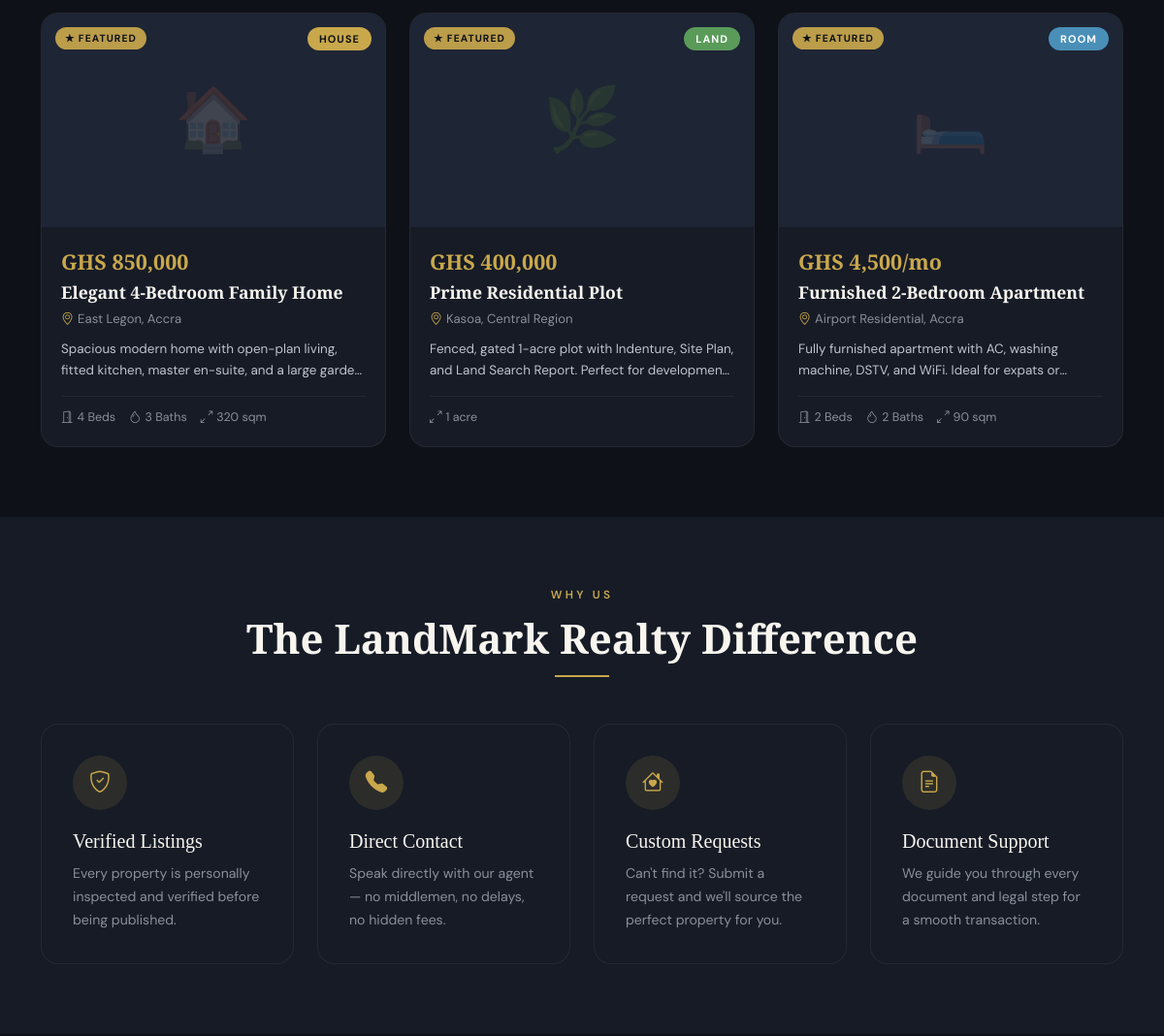
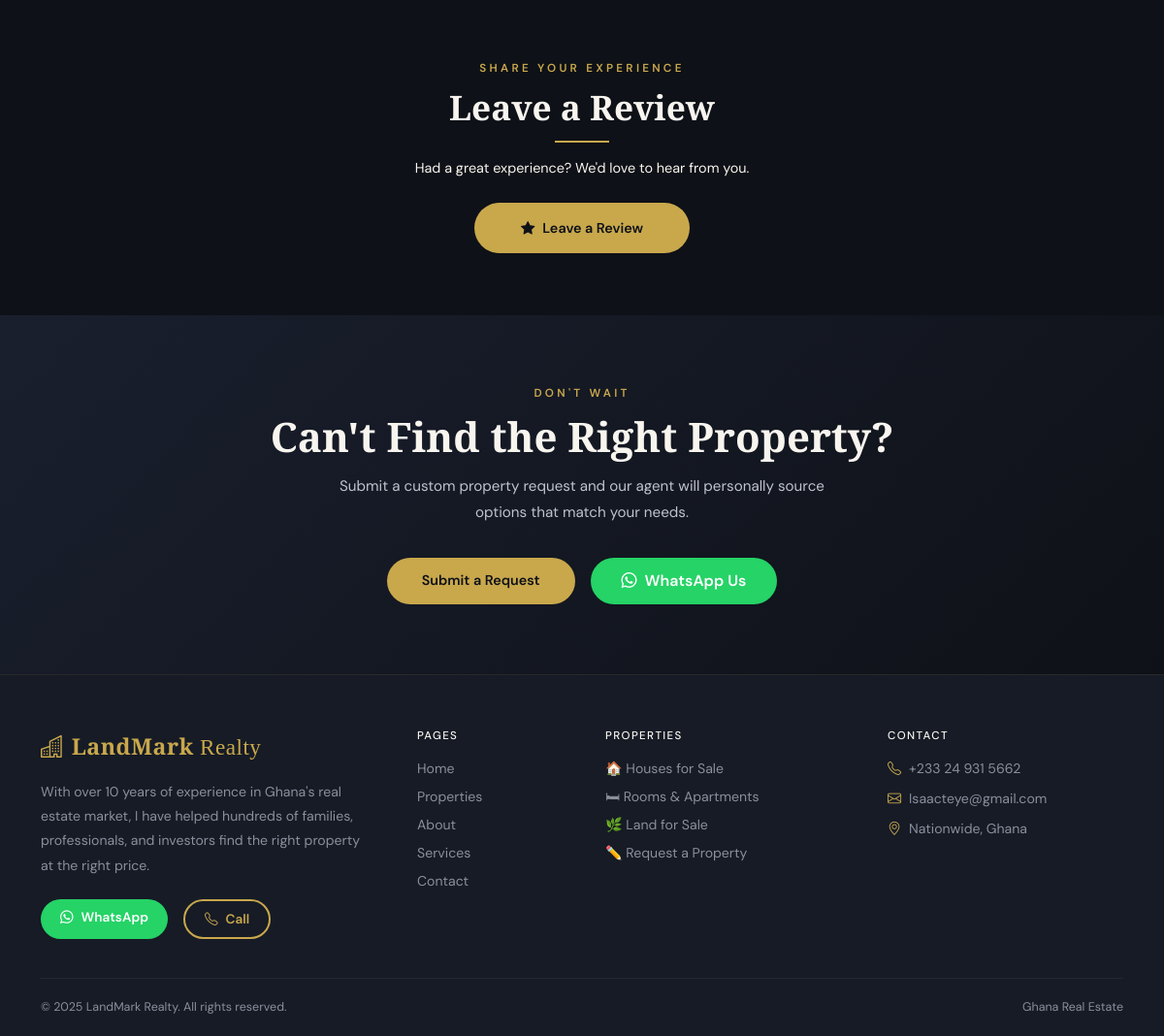
The app's page / (lower part), older data (2 pictures, top to bottom).
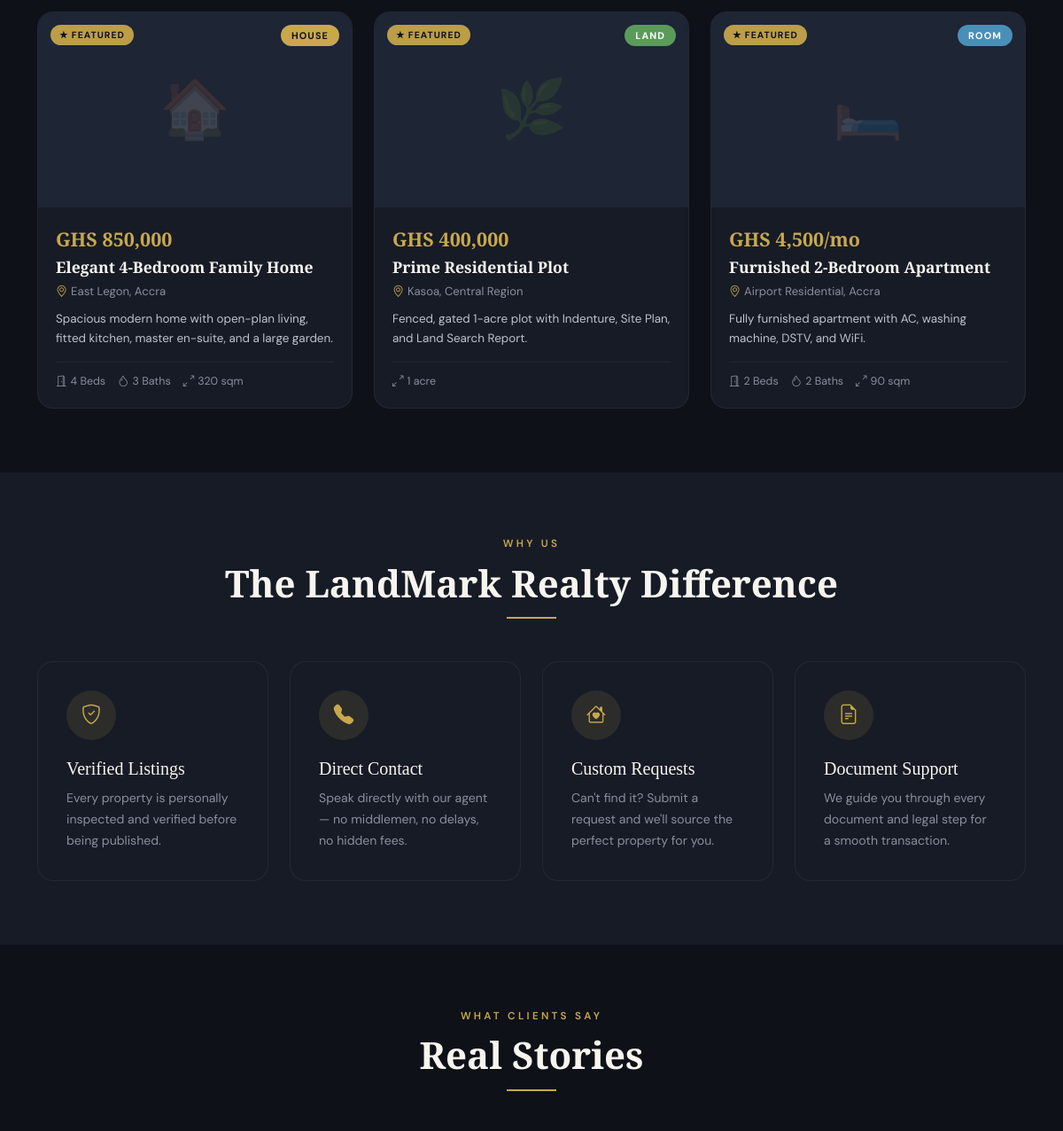
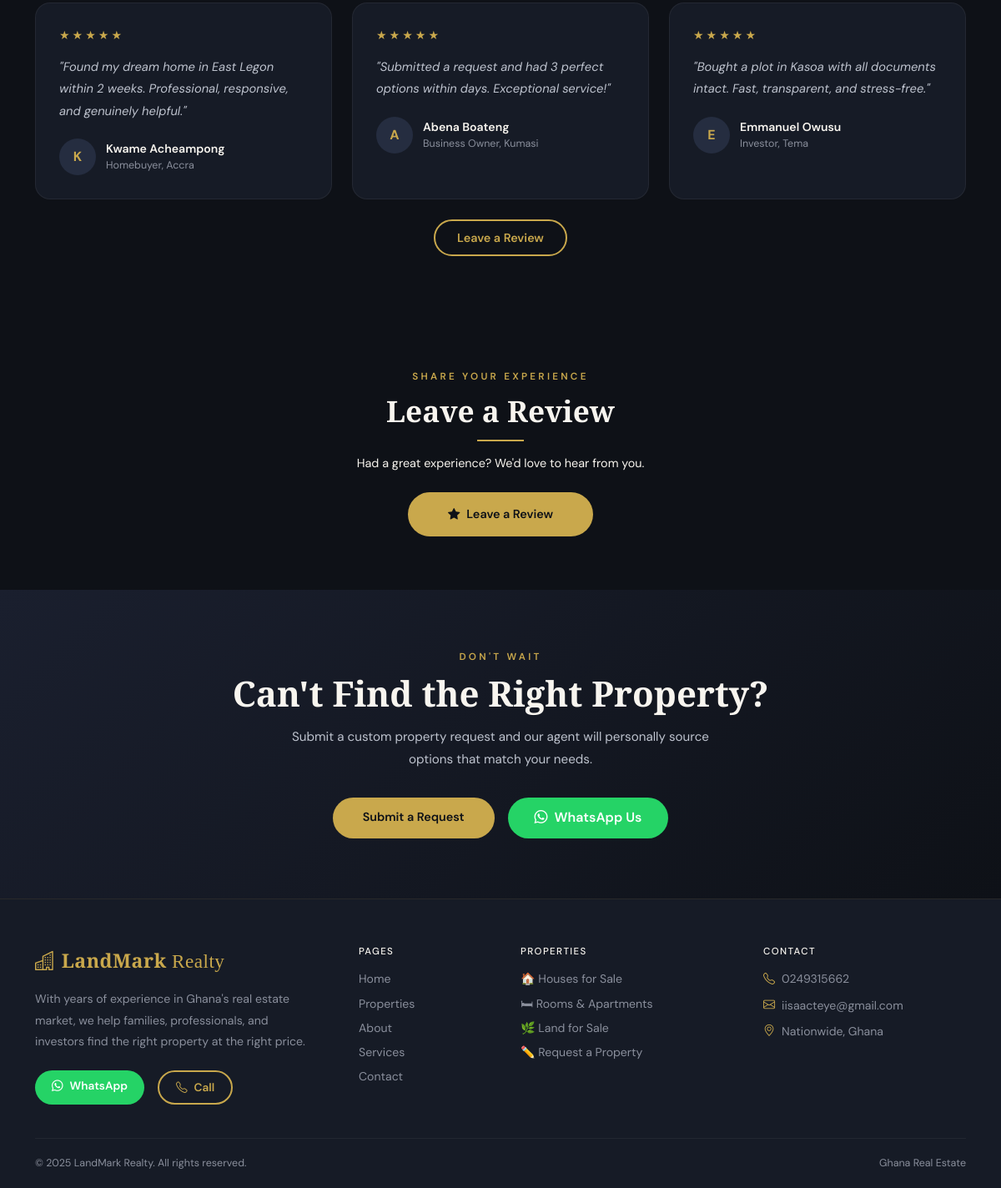
The same page, newer data (2 pictures, top to bottom).
### tables this page shows
CREATE TABLE listings (
            id          INTEGER PRIMARY KEY AUTOINCREMENT,
            type        TEXT NOT NULL DEFAULT 'house',
            title       TEXT NOT NULL,
            description TEXT,
            price       TEXT,
            location    TEXT,
            bedrooms    INTEGER,
            bathrooms   INTEGER,
            size        TEXT,
            land_use    TEXT,
            land_docs   TEXT,
            status      TEXT NOT NULL DEFAULT 'available',
            featured    INTEGER NOT NULL DEFAULT 0,
            created_at  TEXT NOT NULL DEFAULT (datetime('now'))
        );

CREATE TABLE settings (
            key   TEXT PRIMARY KEY,
            value TEXT
        );

CREATE TABLE reviews (
            id         INTEGER PRIMARY KEY AUTOINCREMENT,
            name       TEXT NOT NULL,
            location   TEXT,
            rating     INTEGER NOT NULL DEFAULT 5,
            body       TEXT NOT NULL,
            approved   INTEGER NOT NULL DEFAULT 0,
            created_at TEXT NOT NULL DEFAULT (datetime('now'))
        );

### app.py (the view)
@app.route('/')
def index():
    db = get_db()
    featured     = [listing_to_dict(r) for r in db.execute("SELECT * FROM listings WHERE featured=1 AND status='available' ORDER BY created_at DESC LIMIT 6").fetchall()]
    total_active = db.execute("SELECT COUNT(*) FROM listings WHERE status='available'").fetchone()[0]
    reviews      = db.execute("SELECT * FROM reviews WHERE approved=1 ORDER BY created_at DESC LIMIT 6").fetchall()
    return render_template('index.html', featured=featured, total_active=total_active,
                           agent=get_agent(), reviews=reviews)

### app.py (called while the page is built)
def get_db():
    if 'db' not in g:
        g.db = sqlite3.connect(DATABASE)
        g.db.row_factory = sqlite3.Row
        g.db.execute("PRAGMA journal_mode=WAL")
        g.db.execute("PRAGMA foreign_keys=ON")
    return g.db

def get_setting(key, default=''):
    row = get_db().execute("SELECT value FROM settings WHERE key=?", (key,)).fetchone()
    return row['value'] if row else default

def get_agent():
    return {
        'name':     get_setting('agent_name',    'Isaac Teye'),
        'phone':    get_setting('agent_phone',   '0249315662'),
        'email':    get_setting('agent_email',   'iisaacteye@gmail.com'),
        'wa':       get_setting('agent_wa',      '233249315662'),
        'bio':      get_setting('agent_bio',     ''),
        'business': get_setting('business_name', 'LandMark Realty'),
    }

def listing_to_dict(row):
    d = dict(row)
    imgs = get_db().execute(
        "SELECT filename FROM listing_images WHERE listing_id=? ORDER BY sort_order", (d['id'],)
    ).fetchall()
    d['images'] = [r['filename'] for r in imgs]
    return d

### templates/index.html (shortened to what this page needs)
{% extends 'base.html' %}
{% block content %}
<section class="py-5" style="background:var(--ink);">
  <div class="container py-4">
    {% if featured %}
    <div class="row g-4">
      {% for l in featured %}{% include '_property_card.html' %}{% endfor %}
    </div>
    {% else %}
    <p style="color:var(--stone);">No featured listings yet.</p>
    {% endif %}
  </div>
</section>
<section class="py-5" style="background:var(--ink-800);">
  <div class="container py-4">
    <div class="text-center mb-5">
      <span class="eyebrow">Why Us</span>
      <h2 class="display-serif" style="font-size:clamp(1.8rem,3.5vw,2.8rem);">The {{ agent.business }} Difference</h2>
      <div class="section-divider center"></div>
    </div>
    <div class="row g-4">
      <div class="col-md-6 col-lg-3"><div class="service-card"><div class="icon-circle"><i class="bi bi-shield-check"></i></div><h5>Verified Listings</h5><p>Every property is personally inspected and verified before being published.</p></div></div>
      <div class="col-md-6 col-lg-3"><div class="service-card"><div class="icon-circle"><i class="bi bi-telephone-fill"></i></div><h5>Direct Contact</h5><p>Speak directly with our agent — no middlemen, no delays, no hidden fees.</p></div></div>
      <div class="col-md-6 col-lg-3"><div class="service-card"><div class="icon-circle"><i class="bi bi-house-heart"></i></div><h5>Custom Requests</h5><p>Can't find it? Submit a request and we'll source the perfect property for you.</p></div></div>
      <div class="col-md-6 col-lg-3"><div class="service-card"><div class="icon-circle"><i class="bi bi-file-earmark-text"></i></div><h5>Document Support</h5><p>We guide you through every document and legal step for a smooth transaction.</p></div></div>
    </div>
  </div>
</section>
{% if reviews %}
<section class="py-5" style="background:var(--ink);">
  <div class="container py-4">
    <div class="text-center mb-5">
      <span class="eyebrow">What Clients Say</span>
      <h2 class="display-serif" style="font-size:clamp(1.8rem,3.5vw,2.8rem);">Real Stories</h2>
      <div class="section-divider center"></div>
    </div>
    <div class="row g-4">
      {% for r in reviews %}
      <div class="col-md-4">
        <div class="testimonial-card">
          <div class="stars">{{ '★' * r.rating }}{{ '☆' * (5 - r.rating) }}</div>
          <p class="tquote">"{{ r.body }}"</p>
          <div class="tauthor">
            <div class="tav">{{ r.name[0] }}</div>
            <div><div class="tname">{{ r.name }}</div><div class="trole">{{ r.location }}</div></div>
          </div>
        </div>
      </div>
      {% endfor %}
    </div>
    <div class="text-center mt-4">
      <a href="#review-section" onclick="event.preventDefault();
         document.getElementById('review-section').scrollIntoView({behavior:'smooth'});
         setTimeout(function(){
           document.getElementById('review-form-box').style.display='block';
           document.getElementById('review-toggle-btn').style.display='none';
         }, 500);" class="btn-outline-gold">Leave a Review</a>
    </div>
  </div>
</section>
{% endif %}
{% include '_review_form.html' %}
<section class="py-5" style="background:linear-gradient(135deg,#1a1f2e,#0E1117);">
  <div class="container py-4 text-center">
    <span class="eyebrow">Don't Wait</span>
    <h2 class="display-serif mb-3" style="font-size:clamp(1.8rem,3.5vw,2.8rem);">Can't Find the Right Property?</h2>
    <p style="color:var(--stone-light);max-width:520px;margin:0 auto 32px;line-height:1.8;font-size:0.95rem;">
      Submit a custom property request and our agent will personally source options that match your needs.
    </p>
    <div class="d-flex gap-3 justify-content-center flex-wrap">
      <a href="{{ url_for('property_request') }}" class="btn-gold" style="padding:13px 36px;">Submit a Request</a>
      <a href="https://wa.me/{{ agent.wa }}" target="_blank" class="btn-wa" style="padding:13px 32px;">
        <i class="bi bi-whatsapp me-2"></i>WhatsApp Us
      </a>
    </div>
  </div>
</section>
{% endblock %}

### templates/base.html (shortened to what this page needs)
<!DOCTYPE html>
<html lang="en">
<head>
  <link href="https://cdn.jsdelivr.net/npm/bootstrap@5.3.2/dist/css/bootstrap.min.css" rel="stylesheet"/>
  <link href="https://cdn.jsdelivr.net/npm/bootstrap-icons@1.11.3/font/bootstrap-icons.min.css" rel="stylesheet"/>
  <link rel="stylesheet" href="{{ url_for('static', filename='css/style.css') }}"/>
</head>
<body>
{% block content %}{% endblock %}
<footer class="site-footer">
  <div class="container">
    <div class="row g-5 mb-2">
      <div class="col-lg-4">
        <a href="{{ url_for('index') }}" class="nav-brand d-block mb-3" style="text-decoration:none;">
          <i class="bi bi-buildings me-2"></i>LandMark<span style="font-weight:400"> Realty</span>
        </a>
        <p style="color:var(--stone);font-size:0.88rem;line-height:1.8;margin-bottom:22px;">{{ agent.bio }}</p>
        <div class="d-flex gap-3 flex-wrap">
          <a href="https://wa.me/{{ agent.wa }}" target="_blank" class="btn-wa" style="padding:9px 20px;font-size:0.85rem;">
            <i class="bi bi-whatsapp me-2"></i>WhatsApp
          </a>
          <a href="tel:{{ agent.phone }}" class="btn-outline-gold" style="padding:9px 20px;font-size:0.85rem;">
            <i class="bi bi-telephone me-2"></i>Call
          </a>
        </div>
      </div>
      <div class="col-6 col-lg-2">
        <h6 class="footer-heading">Pages</h6>
        <a href="{{ url_for('index') }}"      class="footer-link">Home</a>
        <a href="{{ url_for('properties') }}" class="footer-link">Properties</a>
        <a href="{{ url_for('about') }}"      class="footer-link">About</a>
        <a href="{{ url_for('services') }}"   class="footer-link">Services</a>
        <a href="{{ url_for('contact') }}"    class="footer-link">Contact</a>
      </div>
      <div class="col-6 col-lg-3">
        <h6 class="footer-heading">Properties</h6>
        <a href="{{ url_for('properties') }}?type=house" class="footer-link">🏠 Houses for Sale</a>
        <a href="{{ url_for('properties') }}?type=room"  class="footer-link">🛏 Rooms &amp; Apartments</a>
        <a href="{{ url_for('properties') }}?type=land"  class="footer-link">🌿 Land for Sale</a>
        <a href="{{ url_for('property_request') }}"      class="footer-link">✏️ Request a Property</a>
      </div>
      <div class="col-lg-3">
        <h6 class="footer-heading">Contact</h6>
        <div class="footer-contact-item"><i class="bi bi-telephone" style="color:var(--gold);"></i>{{ agent.phone }}</div>
        <div class="footer-contact-item"><i class="bi bi-envelope"  style="color:var(--gold);"></i>{{ agent.email }}</div>
        <div class="footer-contact-item"><i class="bi bi-geo-alt"   style="color:var(--gold);"></i>Nationwide, Ghana</div>
      </div>
    </div>
    <div class="footer-bottom">
      <span>© {{ 2025 }} {{ agent.business }}. All rights reserved.</span>
      <span>Ghana Real Estate</span>
    </div>
  </div>
</footer>
</body>
</html>

### templates/_property_card.html
<div class="col-md-6 col-lg-4">
  <a href="{{ url_for('property_detail', id=l.id) }}" class="prop-card-link">
    <div class="prop-card">
      <div class="prop-img-wrap">
        {% if l.images %}
          <img src="{{ url_for('static', filename='uploads/' + l.images[0]) }}" alt="{{ l.title }}" loading="lazy"/>
          {% if l.images|length > 1 %}
          <span class="img-count-badge">
            <i class="bi bi-images"></i> {{ l.images|length }} photos
          </span>
          {% endif %}
        {% else %}
          <div class="prop-img-placeholder">{{ {'house':'🏠','room':'🛏️','land':'🌿'}[l.type] or '🏠' }}</div>
        {% endif %}
        <span class="type-badge type-{{ l.type }}">{{ l.type|capitalize }}</span>
        {% if l.featured %}<span class="featured-badge">★ Featured</span>{% endif %}
      </div>
      <div class="prop-body">
        <div class="prop-price">{{ l.price }}</div>
        <div class="prop-title">{{ l.title }}</div>
        <div class="prop-location"><i class="bi bi-geo-alt me-1" style="color:var(--gold);"></i>{{ l.location }}</div>
        <div class="prop-desc">{{ l.description }}</div>
        {% if l.type != 'land' and (l.bedrooms or l.bathrooms or l.size) %}
        <div class="prop-specs">
          {% if l.bedrooms  %}<span><i class="bi bi-door-open me-1"></i>{{ l.bedrooms }} Bed{{ 's' if l.bedrooms > 1 else '' }}</span>{% endif %}
          {% if l.bathrooms %}<span><i class="bi bi-droplet me-1"></i>{{ l.bathrooms }} Bath{{ 's' if l.bathrooms > 1 else '' }}</span>{% endif %}
          {% if l.size      %}<span><i class="bi bi-arrows-angle-expand me-1"></i>{{ l.size }}</span>{% endif %}
        </div>
        {% elif l.size %}
        <div class="prop-specs"><span><i class="bi bi-arrows-angle-expand me-1"></i>{{ l.size }}</span></div>
        {% endif %}
      </div>
    </div>
  </a>
</div>

### templates/_review_form.html (shortened to what this page needs)
<section class="py-5 bg-dark-800" id="review-section">
  <div class="container py-3">
    <div class="row justify-content-center">
      <div class="col-12 col-md-8 col-lg-6 text-center">
        <span class="eyebrow">Share Your Experience</span>
        <h2 class="display-serif mb-3" style="font-size:clamp(1.5rem,3vw,2.2rem);">Leave a Review</h2>
        <div class="section-divider center mb-3"></div>
        <p class="text-stone mb-4" style="font-size:0.9rem;">Had a great experience? We'd love to hear from you.</p>
        <button type="button" id="review-toggle-btn"
          onclick="document.getElementById('review-form-box').style.display='block';
                   document.getElementById('review-toggle-btn').style.display='none';
                   document.getElementById('review-form-box').scrollIntoView({behavior:'smooth',block:'nearest'});"
          class="btn-gold px-5 py-3">
          <i class="bi bi-star-fill me-2"></i>Leave a Review
        </button>
      </div>
    </div>
  </div>
</section>

Row changes from the older to the newer data that the page shows:
changed listings "GHS 850,000": description "Spacious modern home with open-plan living, fitted kitchen, master en-suite, and a large…" → "Spacious modern home with open-plan living, fitted kitchen, master en-suite, and a large garden."
changed listings "GHS 400,000": description "Fenced, gated 1-acre plot with Indenture, Site Plan, and Land Search Report. Perfect for…" → "Fenced, gated 1-acre plot with Indenture, Site Plan, and Land Search Report."
changed listings "GHS 4,500/mo": description "Fully furnished apartment with AC, washing machine, DSTV, and WiFi. Ideal for expats…" → "Fully furnished apartment with AC, washing machine, DSTV, and WiFi."
added settings: business "LandMark Realty"
added reviews: rating "★★★★★", body "Found my dream home in East Legon within 2 weeks. Professional, responsive, and genuinely helpful.", name "K", name "Kwame Acheampong", location "Homebuyer, Accra"
added reviews: rating "★★★★★", body "Submitted a request and had 3 perfect options within days. Exceptional service!", name "A", name "Abena Boateng", location "Business Owner, Kumasi"
added reviews: rating "★★★★★", body "Bought a plot in Kasoa with all documents intact. Fast, transparent, and stress-free.", name "E", name "Emmanuel Owusu", location "Investor, Tema"
changed settings: bio "With over 10 years of experience in Ghana's real estate market, I have helped hundreds of families, professionals, and investors…" → "With years of experience in Ghana's real estate market, we help families, professionals, and investors find the right property at the right price."
changed settings (number 3 of 4 on the later page): phone "+233 24 931 5662" → "0249315662"
changed settings: email "Isaacteye@gmail.com" → "iisaacteye@gmail.com"
Text that changed along with them:
{{ agent.business }}: "LandMark Realty" → (not shown)
text now shown: "WHAT CLIENTS SAY Real Stories Leave a Review"
